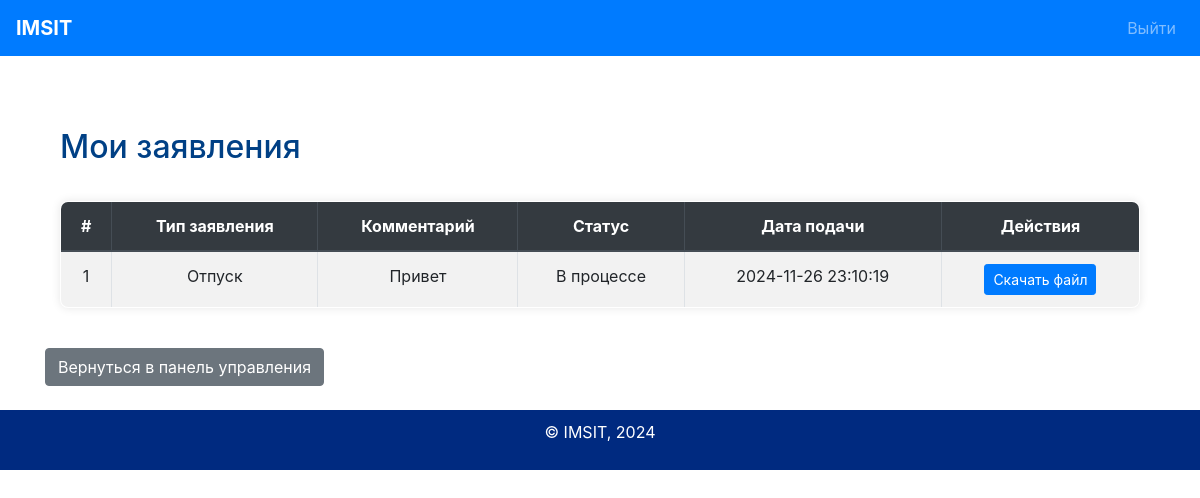
/student/my_applications (signed in), run on the app's committed database.
### tables this page shows
CREATE TABLE applications (
    id INTEGER PRIMARY KEY AUTOINCREMENT,
    student_id INTEGER NOT NULL,
    type_id INTEGER NOT NULL,
    comments TEXT,
    file_path TEXT,
    status TEXT DEFAULT 'В процессе',
    created_at TIMESTAMP DEFAULT CURRENT_TIMESTAMP,
    FOREIGN KEY (student_id) REFERENCES users (id),
    FOREIGN KEY (type_id) REFERENCES application_types (id)
);

CREATE TABLE application_types (
    id INTEGER PRIMARY KEY AUTOINCREMENT,
    name TEXT NOT NULL,
    description TEXT
);

### app.py (the view)
@app.route('/student/my_applications')
def my_applications():
    if session.get('role') != 'student':
        flash('Доступ запрещен!')
        return redirect(url_for('index'))
    student_id = get_user(session['username'])[0]
    applications = get_applications_by_id(student_id)
    return render_template('my_applications.html', applications=applications)

### database_functions.py (called while the page is built)
def get_user(username):
    conn = sqlite3.connect(DB_PATH)
    cursor = conn.cursor()
    cursor.execute("SELECT * FROM users WHERE username = ?", (username,))
    user = cursor.fetchone()
    conn.close()
    return user

def get_applications_by_id(student_id):
    conn = sqlite3.connect(DB_PATH)
    cursor = conn.cursor()
    cursor.execute("""
        SELECT
            a.id,
            t.name AS type_name,
            a.comments,
            a.file_path,
            a.status,
            a.created_at
        FROM applications AS a
        JOIN application_types AS t ON a.type_id = t.id
        WHERE a.student_id = ?
        ORDER BY a.created_at DESC
    """, (student_id,))
    applications = cursor.fetchall()
    conn.close()
    return applications

### templates/my_applications.html
{% extends 'base.html' %}
{% block content %}
<div class="container mt-5">
    <h2>Мои заявления</h2>
    {% if applications %}
    <table class="table table-striped table-bordered">
        <thead class="thead-dark">
            <tr>
                <th>#</th>
                <th>Тип заявления</th>
                <th>Комментарий</th>
                <th>Статус</th>
                <th>Дата подачи</th>
                <th>Действия</th>
            </tr>
        </thead>
        <tbody>
            {% for application in applications %}
            <tr>
                <td>{{ application[0] }}</td>
                <td>{{ application[1] }}</td>
                <td>{{ application[2] }}</td>
                <td>{{ application[4] }}</td>
                <td>{{ application[5] }}</td>
                <td>
                    {% if application[3] %}
                    <a href="{{ url_for('uploaded_file', filename=application[3]) }}" class="btn btn-sm btn-primary" download>Скачать файл</a>
                    {% else %}
                    <span class="text-muted">Нет файла</span>
                    {% endif %}
                </td>
            </tr>
            {% endfor %}
        </tbody>
    </table>
    {% else %}
    <p class="text-muted">У вас пока нет поданных заявлений.</p>
    {% endif %}
</div>
<a href="/student" class="btn btn-secondary mt-4">Вернуться в панель управления</a>
{% endblock %}

### static/css/styles.css (style rules this page uses)
body { font-family: Arial, sans-serif; margin: 0; padding: 0; color: #333; }
.container { width: 80%; margin: auto; overflow: hidden; }
h1, h2 { margin: 0; padding-bottom: 15px; }
body { background-color: #f8f9fa; color: #333; font-family: 'Arial', sans-serif; }
.container h2 { color: #004085; margin-bottom: 20px; }
.btn-primary { background-color: #0056b3; border-color: #0056b3; }
.table { margin-top: 20px; background: white; border-radius: 8px; overflow: hidden; box-shadow: 0 0 10px rgba(0, 0, 0, 0.1); }
.table th, .table td { text-align: center; vertical-align: middle; }
body { background-color: #e9ecef; color: #333; font-family: 'Arial', sans-serif; }
.btn { border-radius: 50px; padding: 10px 20px; font-size: 1rem; font-weight: bold; transition: all 0.3s ease-in-out; }
.btn { border-radius: 5px; padding: 10px 20px; font-size: 1rem; font-weight: bold; transition: all 0.3s ease-in-out; }
.btn-primary { background-color: #0069d9; border-color: #0062cc; }
.btn-secondary { background-color: #6c757d; border-color: #6c757d; }
.table td { word-wrap: break-word !important; word-break: break-word !important; max-width: 200px !important; white-space: normal !important; }
.btn-primary { background-color: #007bff; border-color: #007bff; border-radius: 8px; padding: 10px 15px; font-size: 1rem; font-weight: bold; transition: all 0.3s ease; }

### data on the page
applications: id "1", name "Отпуск", comments "Привет", status "В процессе", created_at "2024-11-26 23:10:19"
